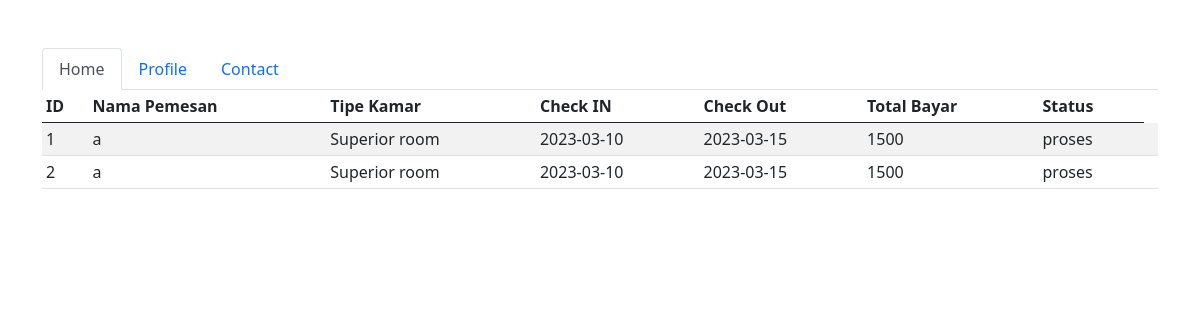
Screenshot of /profil.php (signed in) with the database file from the repository.
### tables this page shows
CREATE TABLE `reservasi` (
  `id` int(11) NOT NULL,
  `user_id` int(11) NOT NULL,
  `email` varchar(255) NOT NULL,
  `no_hp` int(20) NOT NULL,
  `kamar_id` int(11) NOT NULL,
  `checkin` date NOT NULL,
  `checkout` date NOT NULL,
  `jumlah` int(11) NOT NULL,
  `status` varchar(255) NOT NULL
);

CREATE TABLE `guest` (
  `id` int(11) NOT NULL,
  `name` varchar(100) NOT NULL,
  `username` varchar(100) NOT NULL,
  `password` text NOT NULL,
  `tlp` varchar(13) NOT NULL
);

CREATE TABLE `kamar` (
  `id` int(11) NOT NULL,
  `tipe_kamar` varchar(255) NOT NULL,
  `harga` int(100) NOT NULL,
  `gambar` text NOT NULL,
  `status` enum('checkin','checkout') NOT NULL
);

### profil.php (the view, shortened to what this page needs)
<!DOCTYPE html>
            <html lang="en">
            <head>
                <link href="https://cdn.jsdelivr.net/npm/bootstrap@5.0.0-beta1/dist/css/bootstrap.min.css" rel="stylesheet"
>
            </head>
            <body>
                <div class="container mt-5">
                    <ul class="nav nav-tabs" id="myTab" role="tablist">
                        <?php $p = @$_GET['tab']; ?>
                        <li class="nav-item" role="presentation">
                            <a class="nav-link <?php echo $tab == '' || $tab == 'home' ? 'active' : ''; ?>"
                                href="index.php?page=profil&tab=home">Home</a>
                        </li>
                        <li class="nav-item" role="presentation">
                            <a class="nav-link <?php echo $tab == 'profile' ? 'active' : ''; ?>"
                                href="index.php?page=profil&tab=profile">Profile</a>
                        </li>
                        <li class="nav-item" role="presentation">
                            <a class="nav-link <?php echo $tab == 'contact' ? 'active' : ''; ?>"
                                href="index.php?page=profil&tab=contact">Contact</a>
                        </li>
                    </ul>
                    <div class="tab-content" id="myTabContent">
                        <?php if($p == '' || $p == 'home') : ?>
                        <?php include "koneksi.php" ?>
                        <div class="table-responsive">
                            <table class="table table-striped table-sm">
                                <thead>
                                    <tr>
                                        <th scope="col">ID</th>
                                        <th scope="col">Nama Pemesan</th>
                                        <th scope="col">Tipe Kamar</th>
                                        <th scope="col">Check IN</th>
                                        <th scope="col">Check Out</th>
                                        <th scope="col">Total Bayar</th>
                                        <th scope="col">Status</th>
                                    </tr>
                                </thead>
                                <tbody>
                                <?php $user_id = $_SESSION["guest"]["id"]; ?>
                                <?php $query = $conn->query("SELECT reservasi.id, reservasi.user_id, reservasi.checkin, reservasi.jumlah, reservasi.status, reservasi.checkout, kamar.tipe_kamar, guest.name, reservasi.kamar_id FROM reservasi INNER JOIN kamar ON reservasi.kamar_id=kamar.id INNER JOIN guest ON reservasi.user_id=guest.id WHERE reservasi.user_id='$user_id'") ?>
                                <?php $no=1 ?>
                                <?php while ($data = mysqli_fetch_array($query)) : ?>
                                <tr>
                                    <td><?php echo $no++ ?></td>
                                    <td><?php echo $data['name'] ?></td>
                                    <td><?php echo $data['tipe_kamar'] ?></td>
                                    <td><?php echo $data['checkin'] ?></td>
                                    <td><?php echo $data['checkout'] ?></td>
                                    <td><?php echo $data['jumlah'] ?></td>
                                    <td><?php echo $data['status'] ?></td>
                                    <td>
                                    </td>
                                </tr>
                                <?php endwhile ?>
                                </tbody>
                            </table>
                        <?php else : ?>
                            <div class="tab-pane fade show active">Contact</div>
                        <?php endif ?>
                    </div>
                </div>
            </body>
            </html>

### rows the page displays
reservasi: guest.name "a", kamar.tipe_kamar "Superior room", checkin "2023-03-10", checkout "2023-03-15", jumlah "1500", status "proses"
reservasi: guest.name "a", kamar.tipe_kamar "Superior room", checkin "2023-03-10", checkout "2023-03-15", jumlah "1500", status "proses"
